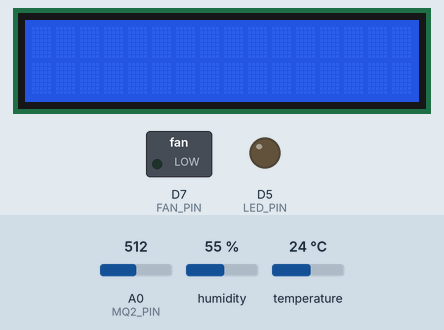
Simulated run of this sketch. Board: ESP8266 (NodeMCU). On the bench: 16×2 character LCD, switched loads named in the sketch (green lamp = pin HIGH), output pins drawn as LEDs (lit = HIGH). The inputs (shaded band) are chosen by the test bench; at power-on: temperature 24 °C, humidity 55 %, A0 (MQ2_PIN) = 512. WiFi joins after 1.5 s; servers stay silent unless stated; random numbers use the default seed unless the sketch sets one; not simulated (calls return 0 or success): secrets.h; what the sketch prints to the serial monitor is not drawn.

Above: at 1.2 s.
1.3 s: temperature set to 31 °C
At 5.5 s:
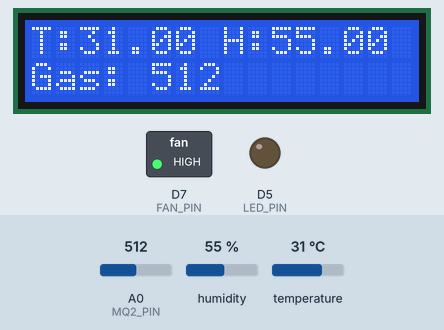
8.8 s: temperature set to 34 °C
16.3 s: humidity set to 22 %
At 26.3 s:
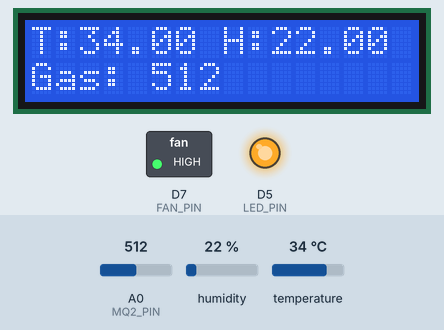
Timing chart, 0 to 27.8 s (numbered marks = the images above; inputs shaded):
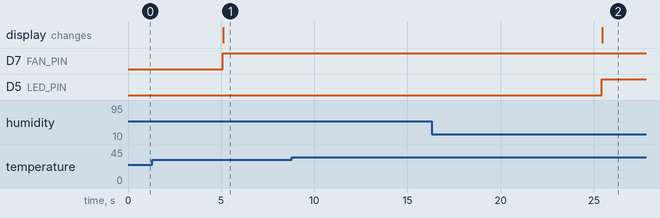

Measured:
- after the input at 8.8 s, every drawn part: stays the same

The sketch:

iot.ino
```cpp
#include <ESP8266WiFi.h>
#include "secrets.h"
#include "ThingSpeak.h" // always include thingspeak header file after other header files and custom macros
#include <Wire.h>
#include <LiquidCrystal_I2C.h>
#include <DHT.h>

#define DHTPIN D4
#define DHTTYPE DHT11
DHT dht(DHTPIN, DHTTYPE);

#define MQ2_PIN A0     // Analog pin for MQ2
#define LED_PIN D5     // LED ON when DHT is read
#define FAN_PIN D7     // FAN ON when gas detected

// Initialize LCD at I2C address 0x27 with 16 chars and 2 lines
LiquidCrystal_I2C lcd(0x27, 16, 2);
char ssid[] = "purple25";   // your network SSID (name)
char pass[] = "1234567890";   // your network password
int keyIndex = 0;            // your network key Index number (needed only for WEP)
WiFiClient  client;

unsigned long myChannelNumber = 3016468;
const char * myWriteAPIKey = "XYMCWG8JP4N0PP9P";

// Initialize our values
int number1 = 0;
int number2 = random(0,100);
int number3 = random(0,100);
int number4 = random(0,100);
String myStatus = "";

void setup() {
  Serial.begin(115200);  // Initialize serial
  while (!Serial) {
    ; // wait for serial port to connect. Needed for Leonardo native USB port only
  }
  dht.begin();
  lcd.init();
  lcd.backlight();

  pinMode(LED_PIN, OUTPUT);
  pinMode(FAN_PIN, OUTPUT);

  digitalWrite(LED_PIN, LOW);
  digitalWrite(FAN_PIN, LOW);
  WiFi.mode(WIFI_STA);
  ThingSpeak.begin(client);  // Initialize ThingSpeak
}

void loop() {

  // Connect or reconnect to WiFi
  if(WiFi.status() != WL_CONNECTED){
    Serial.print("Attempting to connect to SSID: ");
    Serial.println(SECRET_SSID);
    while(WiFi.status() != WL_CONNECTED){
      WiFi.begin(ssid, pass);  // Connect to WPA/WPA2 network. Change this line if using open or WEP network
      Serial.print(".");
      delay(5000);
    }
    Serial.println("\nConnected.");
  }
  float temp = dht.readTemperature();
  float hum = dht.readHumidity();

  // === MQ2 Reading ===
  int gasValue = analogRead(MQ2_PIN);

  // === LED for DHT ===

  if (temp > 32) { // Adjust threshold as needed
    digitalWrite(LED_PIN, HIGH);
  } else {
    digitalWrite(LED_PIN, LOW);
  }

  // === FAN for Gas ===
  if (gasValue > 300) { // Adjust threshold as needed
    digitalWrite(FAN_PIN, HIGH);
  } else {
    digitalWrite(FAN_PIN, LOW);
  }

  // === LCD Display ===

  lcd.setCursor(0,0);
  lcd.print("T:");
  lcd.print(temp);

  lcd.setCursor(8,0);
  lcd.print("H:");
  lcd.print(hum);


  lcd.setCursor(0, 1);
  lcd.print("Gas: ");
  lcd.print(gasValue);

  // === Debug Serial ===
  Serial.print("Temperature: ");
  Serial.print(temp);
  Serial.print(" C, Humidity: ");
  Serial.print(hum);
  Serial.print(" %, Gas: ");
  Serial.println(gasValue);


  // set the fields with the values
  ThingSpeak.setField(1, temp);
  ThingSpeak.setField(2, hum);
  ThingSpeak.setField(3, gasValue);


  // figure out the status message
  if(number1 > number2){
    myStatus = String("field1 is greater than field2");
  }
  else if(number1 < number2){
    myStatus = String("field1 is less than field2");
  }
  else{
    myStatus = String("field1 equals field2");
  }

  // set the status
  ThingSpeak.setStatus(myStatus);

  // write to the ThingSpeak channel
  int x = ThingSpeak.writeFields(myChannelNumber, myWriteAPIKey);
  if(x == 200){
    Serial.println("Channel update successful.");
  }
  else{
    Serial.println("Problem updating channel. HTTP error code " + String(x));
  }

  // change the values
  number1++;
  if(number1 > 99){
    number1 = 0;
  }
  number2 = random(0,100);
  number3 = random(0,100);
  number4 = random(0,100);

  delay(20000); // Wait 20 seconds to update the channel again
}
```
